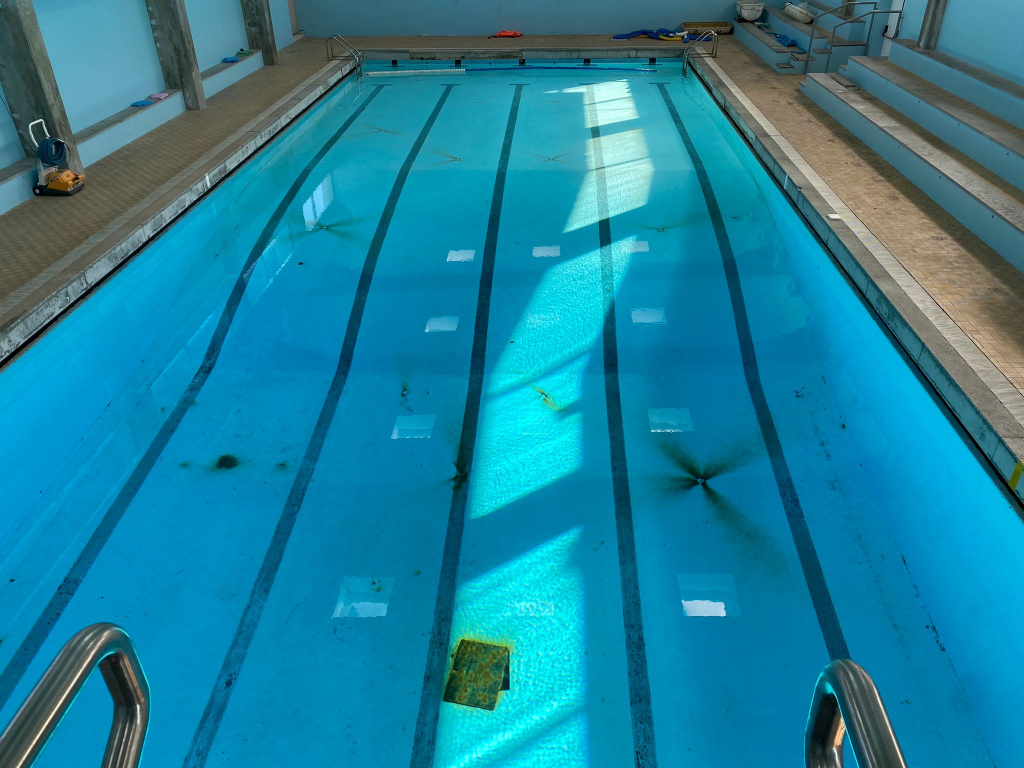
#> input picture images/pool.jpeg, 2048 x 1536 px (shown at 1/2 size)
$ python channel_and_histogram_study.py
#> lines starting #> are read from the running program, lines starting #| are printed output that depends on the picture
import cv2
from matplotlib import pyplot as plt

# imread() returns BGR
RED = 2
GREEN = 1
BLUE = 0

image_path = "../images/pool.jpeg"
image = cv2.imread(image_path)
#> image is the input picture: shape (1536, 2048, 3); mean B, G, R 156.3, 129.3, 27.2
image = cv2.resize(image, (0, 0), fx=0.3, fy=0.3)
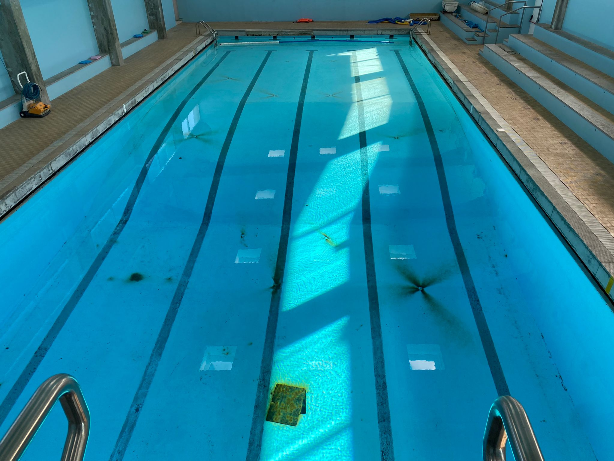
#> image: shape (461, 614, 3); mean B, G, R 156.3, 129.2, 27.1

# cv2.imshow("Original", image)
# cv2.waitKey(0)

image_red_channel = image[:, :, RED]
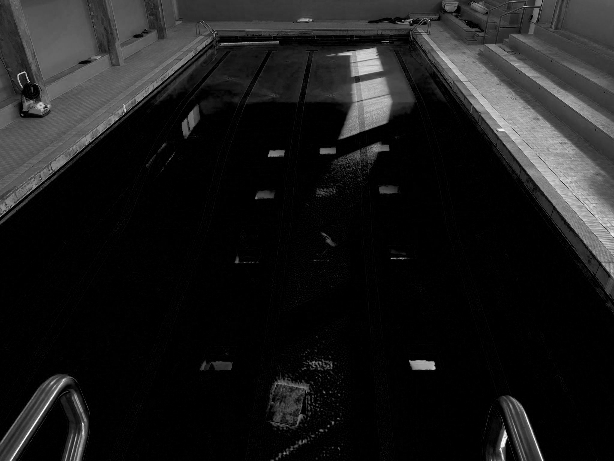
#> image_red_channel: shape (461, 614); min 0, max 255, mean 27.1
image_green_channel = image[:, :, GREEN]
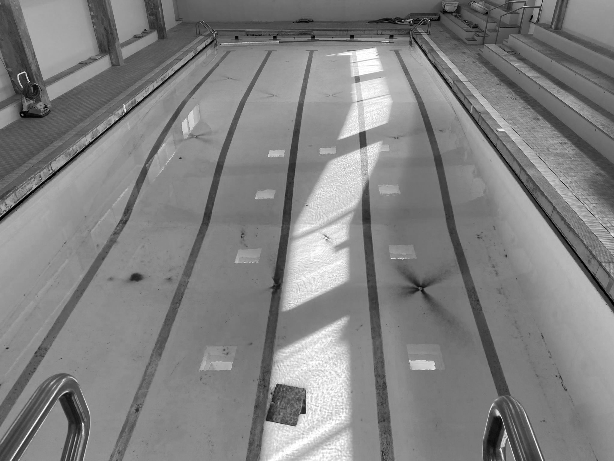
#> image_green_channel: shape (461, 614); min 0, max 255, mean 129.2
image_blue_channel = image[:, :, BLUE]
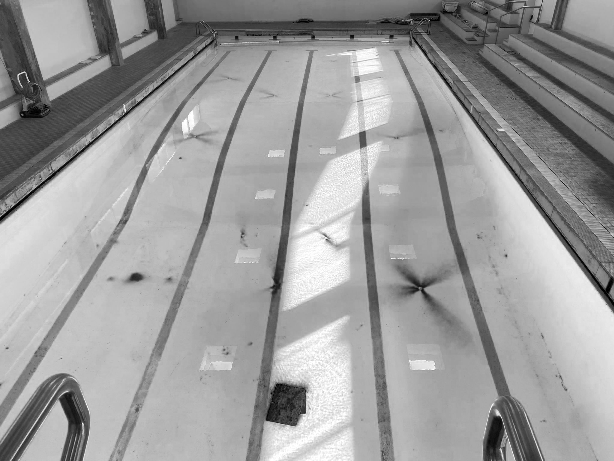
#> image_blue_channel: shape (461, 614); min 0, max 255, mean 156.3

cv2.imshow("Red Channel", image_red_channel)
cv2.imshow("Green Channel", image_green_channel)
cv2.imshow("Blue Channel", image_blue_channel)

plt.hist(image_red_channel.ravel(), 256, [0, 256])
plt.show()
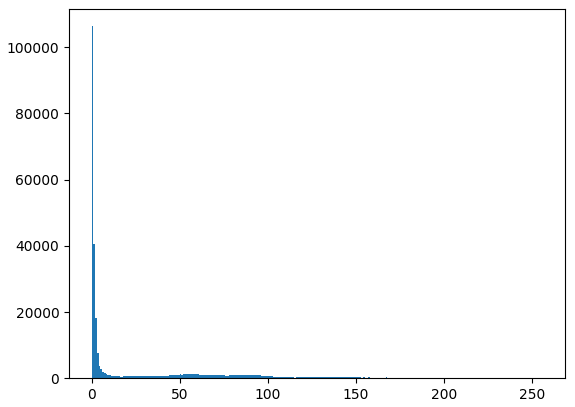
#> figure drawn by matplotlib, 1 panel; tallest bar 106360 high, from x = 0 to 1
plt.hist(image_green_channel.ravel(), 256, [0, 256])
plt.show()
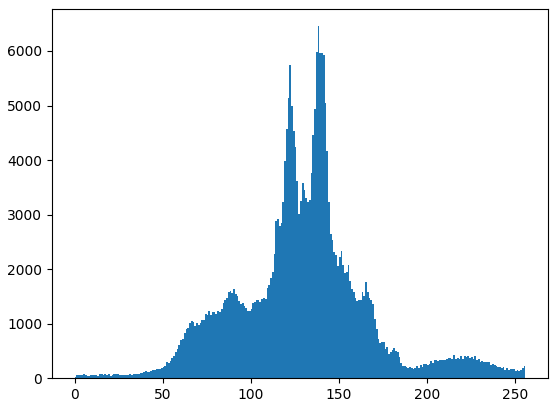
#> figure drawn by matplotlib, 1 panel; tallest bar 6454 high, from x = 138 to 139
plt.hist(image_blue_channel.ravel(), 256, [0, 256])
plt.show()
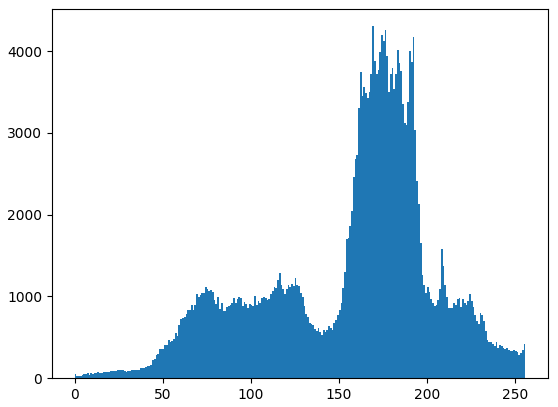
#> figure drawn by matplotlib, 1 panel; tallest bar 4305 high, from x = 169 to 170

cv2.waitKey(0)
cv2.destroyAllWindows()
